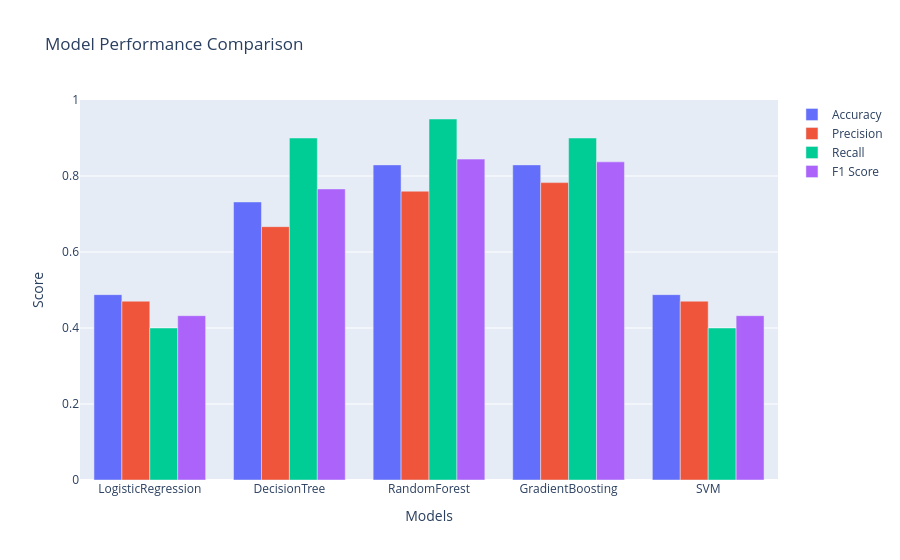

This figure's notebook cell:
### Code cell
import plotly.graph_objects as go

models_list = list(results.keys())

accuracy = [results[m]["Accuracy"] for m in models_list]
precision = [results[m]["Precision"] for m in models_list]
recall = [results[m]["Recall"] for m in models_list]
f1 = [results[m]["F1 Score"] for m in models_list]

fig = go.Figure()

fig.add_trace(go.Bar(
    x=models_list,
    y=accuracy,
    name="Accuracy",
))

fig.add_trace(go.Bar(
    x=models_list,
    y=precision,
    name="Precision",
))

fig.add_trace(go.Bar(
    x=models_list,
    y=recall,
    name="Recall",
))

fig.add_trace(go.Bar(
    x=models_list,
    y=f1,
    name="F1 Score",
))

fig.update_layout(
    title="Model Performance Comparison",
    xaxis_title="Models",
    yaxis_title="Score",
    barmode='group'
)

fig.show()

### Figure 1 — Plotly figure (JSON) as saved in the notebook; plotly's stock layout.template omitted (floating-point values rounded to 4 significant figures)
{"data": [{"name": "Accuracy", "type": "bar", "x": ["LogisticRegression", "DecisionTree", "RandomForest", "GradientBoosting", "SVM"], "y": [0.4878, 0.7317, 0.8293, 0.8293, 0.4878]}, {"name": "Precision", "type": "bar", "x": ["LogisticRegression", "DecisionTree", "RandomForest", "GradientBoosting", "SVM"], "y": [0.4706, 0.6667, 0.76, 0.7826, 0.4706]}, {"name": "Recall", "type": "bar", "x": ["LogisticRegression", "DecisionTree", "RandomForest", "GradientBoosting", "SVM"], "y": [0.4, 0.9, 0.95, 0.9, 0.4]}, {"name": "F1 Score", "type": "bar", "x": ["LogisticRegression", "DecisionTree", "RandomForest", "GradientBoosting", "SVM"], "y": [0.4324, 0.766, 0.8444, 0.8372, 0.4324]}], "layout": {"barmode": "group", "title": {"text": "Model Performance Comparison"}, "xaxis": {"title": {"text": "Models"}}, "yaxis": {"title": {"text": "Score"}}}}
